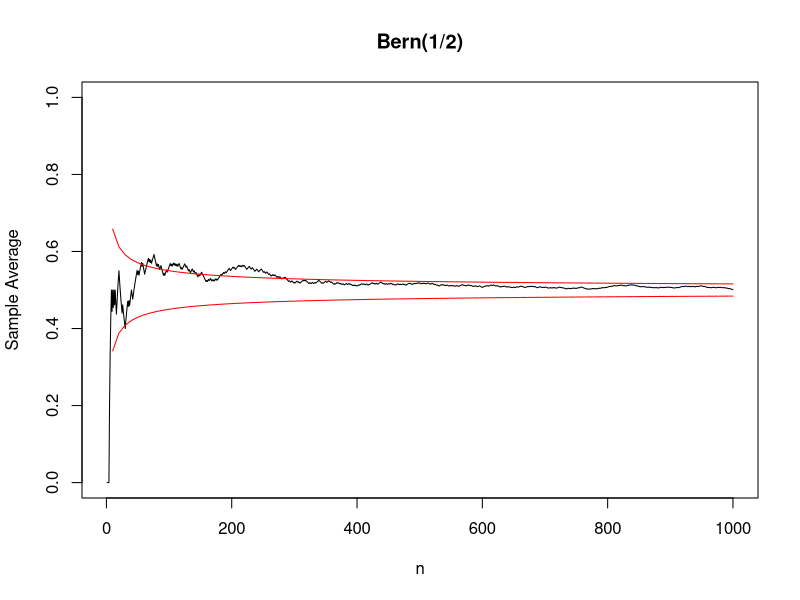
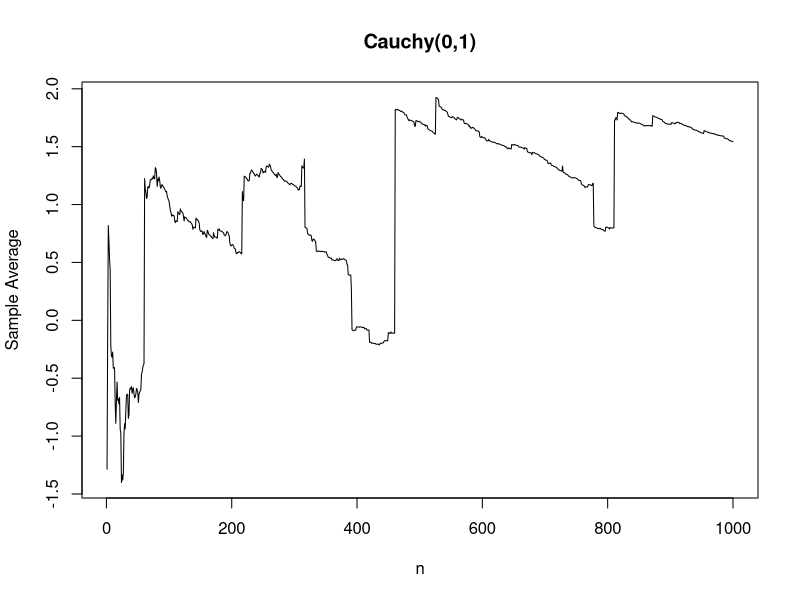

The R source for these figures, in order:
# simulate

set.seed(42)

n <- 10^3
n_vec <- 1:n

simulations <- sample(c(0,1), size = n, replace = TRUE)

moving_average <- cumsum(simulations) / n_vec

plot(moving_average, ylim = c(0,1), type = "l", xlab = "n", ylab = "Sample Average", main = "Bern(1/2)")
curve(0.5 + sqrt(1/(4*x)), from = 0, to = 1000, col = "red", add = TRUE)
curve(0.5 - sqrt(1/(4*x)), from = 0, to = 1000, col = "red", add = TRUE)

# simulate

set.seed(13)

n <- 10^3
n_vec <- 1:n

simulations <- rcauchy(n)

moving_average <- cumsum(simulations) / n_vec

plot(moving_average, type = "l", xlab = "n", ylab = "Sample Average", main = "Cauchy(0,1)")
